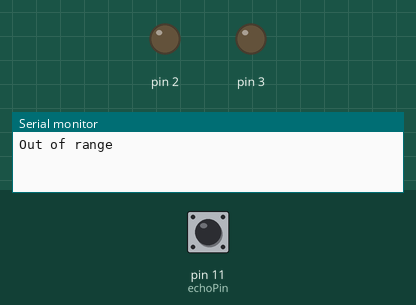
Simulated run of this sketch. Board: Arduino Uno, built with avr-gcc and run on an emulated ATmega328P. On the bench: output pins drawn as LEDs (lit = HIGH), the last lines printed to the serial monitor. The inputs (shaded band) are chosen by the test bench; at power-on: pin 11 (echoPin) LOW. Pins used as bus, display or sensor lines are not drawn.

Above: at 1.2 s.
1.3 s: pin 11 (echoPin) pulsed HIGH 2 times (0.12 s each, 0.3 s apart)
At 2.4 s:
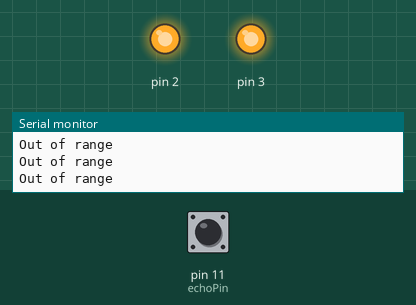
Timing chart, 0 to 4.3 s (numbered marks = the images above; inputs shaded):
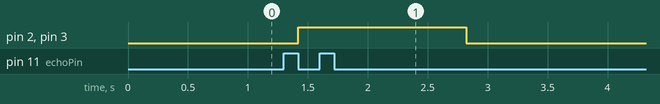

The sketch:

DistanceSenser.ino
```cpp
#define trigPin 12
#define echoPin 11
void setup() {
  Serial.begin(9600);
  pinMode(trigPin, OUTPUT);
  pinMode(echoPin, INPUT);
  pinMode(1, OUTPUT);
  pinMode(2, OUTPUT);
  pinMode(3, OUTPUT);
}
void loop() {
  long duration, distance;
  digitalWrite(trigPin, LOW);  // Added this line
  delayMicroseconds(2);        // Added this line
  digitalWrite(trigPin, HIGH);
  delayMicroseconds(10);  // Added this line
  duration = pulseIn(echoPin, HIGH);
  distance = (duration / 2) / 10000.0 * (331.5 + 0.607 * 20.0);
  if (distance >= 200 || distance <= 0) {
    Serial.println("Out of range");
  } else {
    Serial.print(distance);
    Serial.println(" cm");
  }
  if (distance < 20) {
    digitalWrite(1, 1);
    digitalWrite(2, 0);
    digitalWrite(3, 0);
  } else if (distance < 40) {
    digitalWrite(1, 1);
    digitalWrite(2, 1);
    digitalWrite(3, 0);
  } else {
    digitalWrite(1, 1);
    digitalWrite(2, 1);
    digitalWrite(3, 1);
  }
  delay(100);
}
```

Measured:
- after the input at 1.3 s, pin 2, pin 3: LOW → HIGH after 0.12 s, → LOW 1.4 s later
